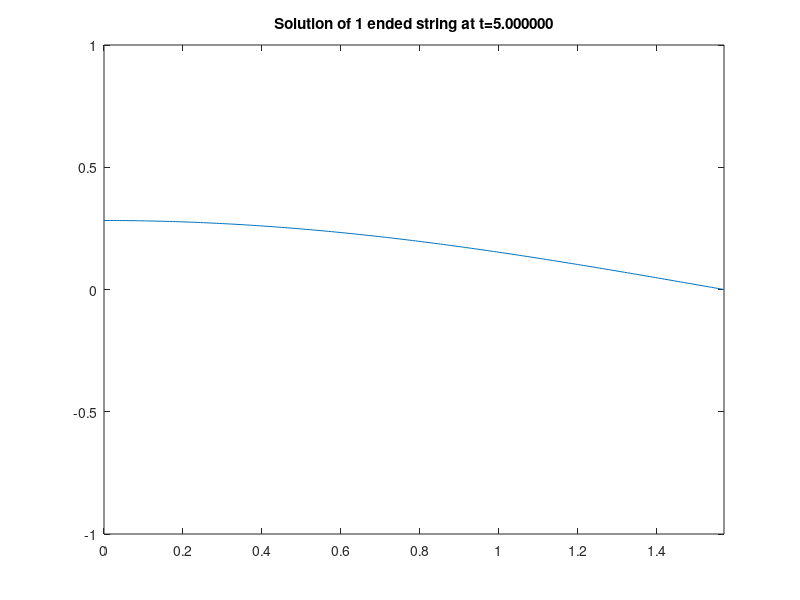
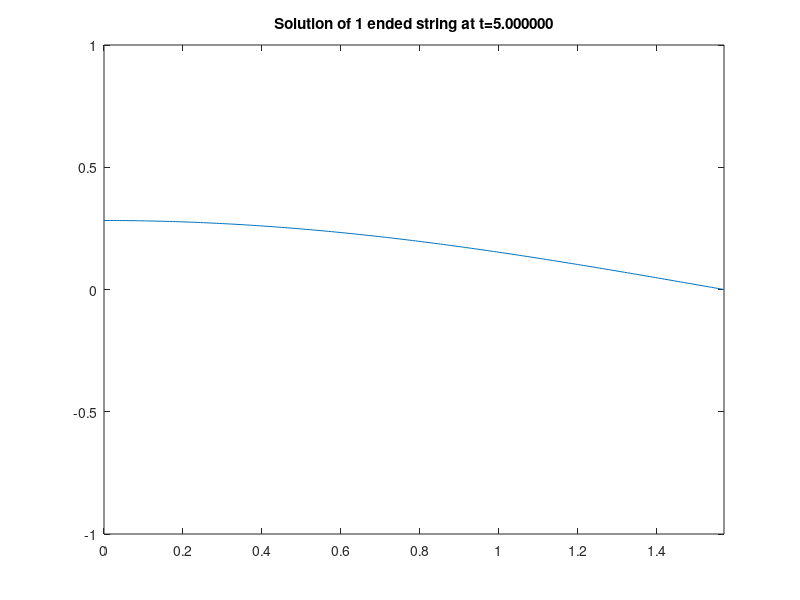
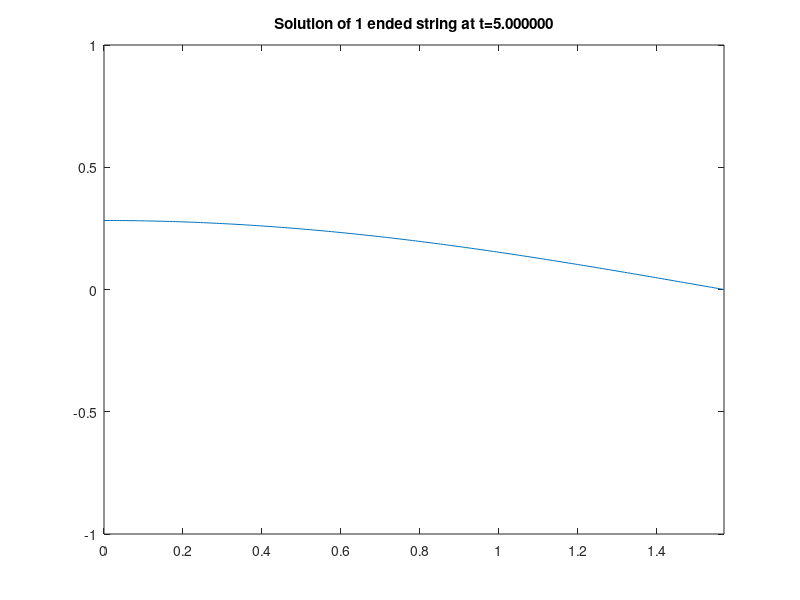
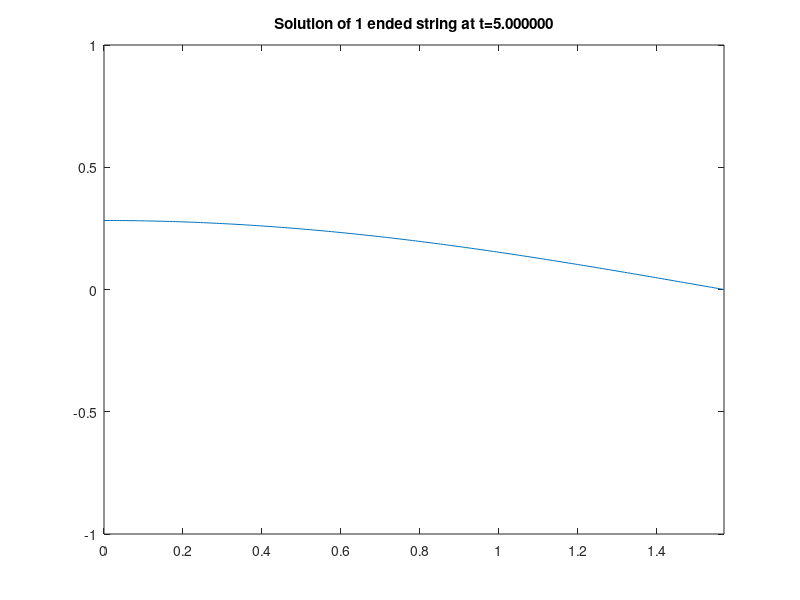

These charts were generated, in order, by the following MATLAB code: (Note: a time limit stopped this script after it produced the figures.)
% this script solves the string equation analytically and prints the result
% 
clear

rad=pi/180;

% finite string


l=pi/2;
c=1;		%wave speed
nl=200;
dl=l/nl;

x=linspace(0,l,nl);

% initial condition: triangular shape

order=input("Order:");

A0=0;
u(1:nl)=0;
A(1,order)=0;
B(1,order)=0;


% initial conditions

a=cos(x);
b=0*x;

plot(x,a);
title('initial condition: a(x)');

figure;
plot(x,b);
title('initial condition: b(x)');

% Fourier coefficients

for n=1:order
	% integral 1
	I1=0;
	for m=2:(nl-1)
		I1=I1+a(m)*cos(pi*(2*n-1)*x(m)/(2*l))*dl;
	end
		
	I1=I1+0.5*a(1)*cos(pi*(2*n-1)*x(1)/(2*l))*dl;
	I1=I1+0.5*a(nl)*cos(pi*(2*n-1)*x(nl)/(2*l))*dl;
		
	A(n)=I1*2/l;
	
	% integral 2
	
	I2=0;
	for m=2:(nl-1)
		I2=I2+b(m)*cos(pi*(2*n-1)*x(m)/(2*l))*dl;
	end
		
	I2=I2+0.5*b(1)*cos(pi*(2*n-1)*x(1)/(2*l))*dl;
	I2=I2+0.5*b(nl)*cos(pi*(2*n-1)*x(nl)/(2*l))*dl;
	
	B(n)=I2*4/(pi*(2*n-1)*c);
	
	% u at t=0
	
	u=u+cos((pi*(2*n-1).*x)/(2*l))*(A(n));
end
	
figure;
plot(x,u);
title('approximated function at t=0');
xlim([0,l]);

t=input("time:");

while t>=0
	u(1:nl)=0;
	for n=1:order
		u=u+cos((pi*(2*n-1)*x)/(2*l))*...
			(A(n)*cos((pi*(2*n-1)*c*t)/(2*l))...
			+B(n)*sin((pi*(2*n-1)*c*t)/(2*l)));
	end
		
	figure;
	plot(x,u);
	xlim([0,l]);
	ylim([-1,1]);
	title(sprintf('Solution of 1 ended string at t=%f',t));
	print (sprintf('/home/tho/Dokumente/science/magnetic_strings/one_fixed_end_analytic_t%f.eps',t), "-color", "-deps");
	t=input("time:");
end
